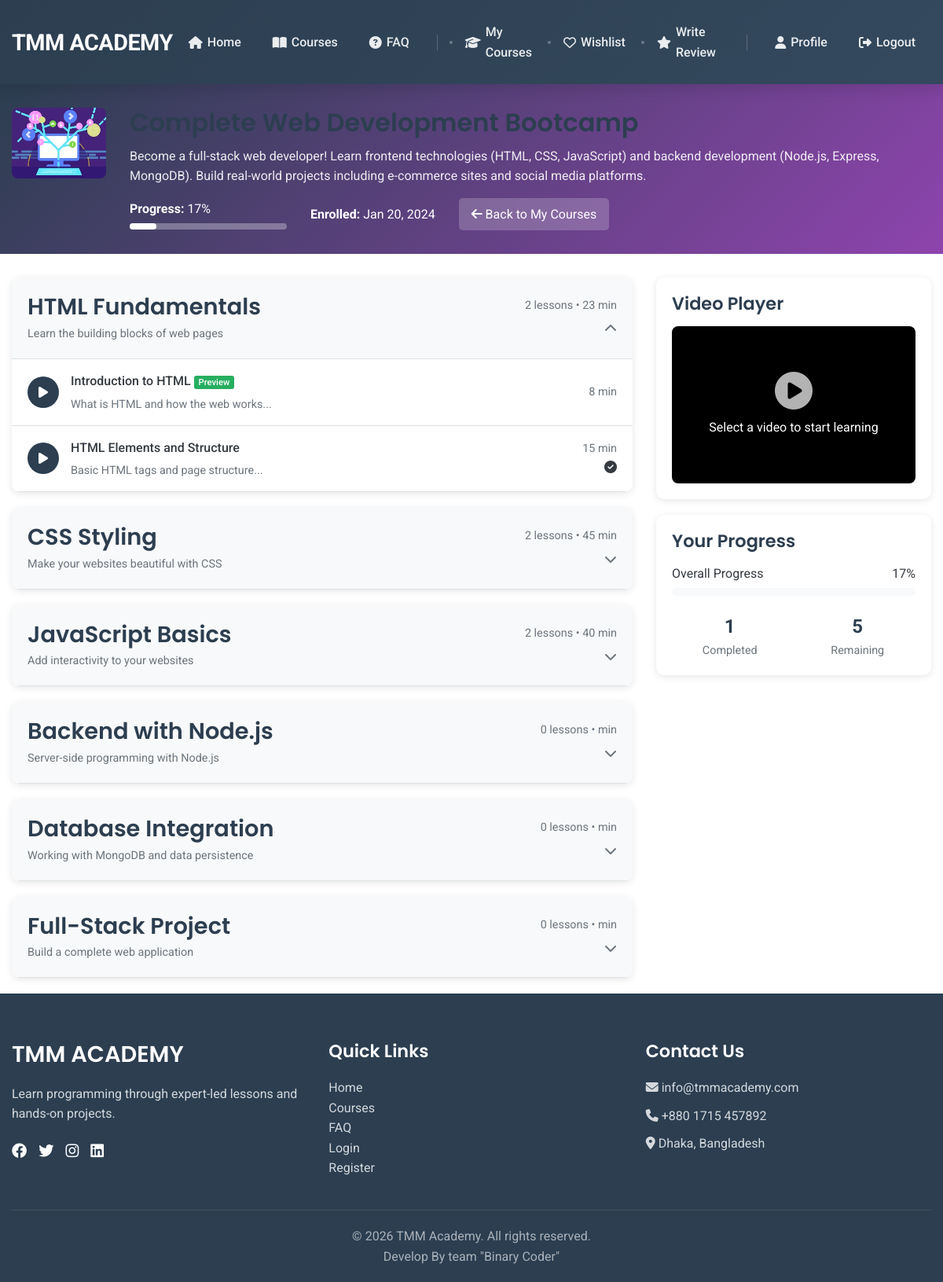
Page /user/learning.php?course=4 (signed in) on the committed database.
### tables this page shows
CREATE TABLE enrollments (
    id INT PRIMARY KEY AUTO_INCREMENT,
    user_id INT,
    course_id INT,
    enrolled_at TIMESTAMP DEFAULT CURRENT_TIMESTAMP,
    payment_status ENUM('pending', 'completed', 'failed', 'cancelled') DEFAULT 'pending',
    amount_paid DECIMAL(10,2) DEFAULT 0,
    transaction_id VARCHAR(100),
    payment_method ENUM('card', 'paypal', 'bank_transfer', 'free', 'demo') DEFAULT 'free',
    payment_gateway VARCHAR(50) DEFAULT 'demo',  
    payment_date TIMESTAMP NULL,
    refund_amount DECIMAL(10,2) DEFAULT 0,
    refund_date TIMESTAMP NULL,
    refund_reason TEXT,
    notes TEXT,
    created_at TIMESTAMP DEFAULT CURRENT_TIMESTAMP,
    updated_at TIMESTAMP DEFAULT CURRENT_TIMESTAMP ON UPDATE CURRENT_TIMESTAMP,
    FOREIGN KEY (user_id) REFERENCES users(id) ON DELETE CASCADE,
    FOREIGN KEY (course_id) REFERENCES courses(id) ON DELETE CASCADE,
    UNIQUE KEY unique_enrollment (user_id, course_id),
    INDEX idx_payment_status (payment_status),
    INDEX idx_payment_date (payment_date),
    INDEX idx_enrolled_at (enrolled_at)
);

CREATE TABLE courses (
    id INT PRIMARY KEY AUTO_INCREMENT,
    title VARCHAR(200) NOT NULL,
    slug VARCHAR(200) UNIQUE NOT NULL,
    category_id INT,
    instructor_id INT,
    short_description TEXT,
    full_description LONGTEXT,
    price DECIMAL(10,2) DEFAULT 0,
    discount_price DECIMAL(10,2),
    thumbnail VARCHAR(255),
    duration_hours INT,
    difficulty ENUM('beginner', 'intermediate', 'advanced') DEFAULT 'beginner',
    is_featured BOOLEAN DEFAULT FALSE,
    is_active BOOLEAN DEFAULT TRUE,
    created_at TIMESTAMP DEFAULT CURRENT_TIMESTAMP,
    updated_at TIMESTAMP DEFAULT CURRENT_TIMESTAMP ON UPDATE CURRENT_TIMESTAMP,
    FOREIGN KEY (category_id) REFERENCES categories(id),
    FOREIGN KEY (instructor_id) REFERENCES instructors(id)
);

CREATE TABLE modules (
    id INT PRIMARY KEY AUTO_INCREMENT,
    course_id INT,
    title VARCHAR(200) NOT NULL,
    description TEXT,
    module_order INT,
    FOREIGN KEY (course_id) REFERENCES courses(id) ON DELETE CASCADE
);

CREATE TABLE videos (
    id INT PRIMARY KEY AUTO_INCREMENT,
    module_id INT,
    title VARCHAR(200) NOT NULL,
    description TEXT,
    video_url VARCHAR(255),
    duration_minutes INT,
    video_order INT,
    is_preview BOOLEAN DEFAULT FALSE,
    FOREIGN KEY (module_id) REFERENCES modules(id) ON DELETE CASCADE
);

### user/learning.php (the view, shortened to what this page needs)
<?php
$course_id = isset($_GET['course']) ? (int)$_GET['course'] : 0;
$user_id = $_SESSION['user_id'];
$conn = getDBConnection();
$enrollment_sql = "SELECT e.*, c.title, c.slug, c.thumbnail, c.full_description
                   FROM enrollments e
                   JOIN courses c ON e.course_id = c.id
                   WHERE e.user_id = ? AND e.course_id = ? AND e.payment_status = 'completed'";
$enrollment_stmt = $conn->prepare($enrollment_sql);
$enrollment_stmt->bind_param("ii", $user_id, $course_id);
$enrollment_stmt->execute();
$enrollment_result = $enrollment_stmt->get_result();
$enrollment = $enrollment_result->fetch_assoc();
$course = $enrollment;
$modules_sql = "SELECT m.*,
                       (SELECT COUNT(*) FROM videos v WHERE v.module_id = m.id) as video_count,
                       (SELECT SUM(duration_minutes) FROM videos v WHERE v.module_id = m.id) as total_minutes
               FROM modules m WHERE m.course_id = ? ORDER BY m.module_order";
$modules_stmt = $conn->prepare($modules_sql);
$modules_stmt->bind_param("i", $course_id);
$modules_stmt->execute();
$modules_result = $modules_stmt->get_result();
$modules = [];
while ($module = $modules_result->fetch_assoc()) {
    $modules[] = $module;
}
$progress_sql = "SELECT video_id, progress_percentage FROM user_progress WHERE user_id = ? AND course_id = ?";
$progress_stmt = $conn->prepare($progress_sql);
$progress_stmt->bind_param("ii", $user_id, $course_id);
$progress_stmt->execute();
$progress_result = $progress_stmt->get_result();
$user_progress = [];
while ($progress = $progress_result->fetch_assoc()) {
    $user_progress[$progress['video_id']] = $progress['progress_percentage'];
}
$total_videos = 0;
$completed_videos = 0;
foreach ($modules as $module) {
    $videos_sql = "SELECT id FROM videos WHERE module_id = ?";
    $videos_stmt = $conn->prepare($videos_sql);
    $videos_stmt->bind_param("i", $module['id']);
    $videos_stmt->execute();
    $videos_result = $videos_stmt->get_result();
    while ($video = $videos_result->fetch_assoc()) {
        $total_videos++;
        if (isset($user_progress[$video['id']]) && $user_progress[$video['id']] >= 90) {
            $completed_videos++;
        }
    }
}
$overall_progress = $total_videos > 0 ? round(($completed_videos / $total_videos) * 100) : 0;
include '../includes/header.php';
?>
<div class="learning-container">
    <div class="course-header" style="background: linear-gradient(135deg, var(--primary-color) 0%, var(--secondary-color) 100%); color: white; padding: 30px 0; margin-bottom: 30px;">
        <div class="container">
            <div style="display: flex; gap: 30px; align-items: flex-start;">
                <img src="../assets/images/courses/<?php echo $course['thumbnail'] ?: 'default-course.jpg'; ?>"
                     alt="<?php echo $course['title']; ?>"
                     style="width: 120px; height: 90px; object-fit: cover; border-radius: 8px;">
                <div style="flex: 1;">
                    <h1 style="margin: 0 0 10px 0; font-size: 2rem;"><?php echo htmlspecialchars($course['title']); ?></h1>
                    <p style="margin: 0 0 15px 0; opacity: 0.9;"><?php echo htmlspecialchars($course['full_description']); ?></p>
                    <div style="display: flex; gap: 30px; align-items: center;">
                        <div>
                            <strong>Progress:</strong> <?php echo $overall_progress; ?>%
                            <div style="width: 200px; height: 8px; background: rgba(255,255,255,0.3); border-radius: 4px; margin-top: 5px;">
                                <div style="width: <?php echo $overall_progress; ?>%; height: 100%; background: white; border-radius: 4px;"></div>
                            </div>
                        </div>
                        <div><strong>Enrolled:</strong> <?php echo date('M j, Y', strtotime($enrollment['enrolled_at'])); ?></div>
                        <a href="my-courses.php" class="btn-back" style="background: rgba(255,255,255,0.2); color: white; padding: 8px 16px; border-radius: 5px; text-decoration: none;">
                            <i class="fas fa-arrow-left"></i> Back to My Courses
                        </a>
                    </div>
                </div>
            </div>
        </div>
    </div>
    <div class="container">
        <div class="learning-layout" style="display: grid; grid-template-columns: 1fr 350px; gap: 30px;">
            <div class="learning-content">
                <?php if (empty($modules)): ?>
                    <div class="empty-state" style="text-align: center; padding: 60px 20px; color: var(--gray-color);">
                        <i class="fas fa-book fa-4x" style="margin-bottom: 20px; opacity: 0.5;"></i>
                        <h3>Course content coming soon</h3>
                        <p>The course materials are being prepared. Check back later!</p>
                    </div>
                <?php else: ?>
                    <div class="course-modules">
                        <?php foreach ($modules as $module_index => $module):
                            $videos_sql = "SELECT * FROM videos WHERE module_id = ? ORDER BY video_order";
                            $videos_stmt = $conn->prepare($videos_sql);
                            $videos_stmt->bind_param("i", $module['id']);
                            $videos_stmt->execute();
                            $videos_result = $videos_stmt->get_result();
                            $videos = [];
                            while ($video = $videos_result->fetch_assoc()) {
                                $videos[] = $video;
                            }
                        ?>
                        <div class="module-card" style="background: white; border-radius: 10px; box-shadow: 0 2px 10px rgba(0,0,0,0.1); margin-bottom: 20px; overflow: hidden;">
                            <div class="module-header" style="background: var(--light-color); padding: 20px; border-bottom: 1px solid var(--border-color); cursor: pointer;" onclick="toggleModule(<?php echo $module_index; ?>)">
                                <div style="display: flex; justify-content: space-between; align-items: center;">
                                    <div>
                                        <h3 style="margin: 0 0 5px 0; color: var(--primary-color);"><?php echo htmlspecialchars($module['title']); ?></h3>
                                        <?php if ($module['description']): ?>
                                        <p style="margin: 0; color: var(--gray-color); font-size: 0.9rem;"><?php echo htmlspecialchars($module['description']); ?></p>
                                        <?php endif; ?>
                                    </div>
                                    <div style="text-align: right;">
                                        <div style="color: var(--gray-color); font-size: 0.9rem;">
                                            <?php echo count($videos); ?> lessons • <?php echo $module['total_minutes']; ?> min
                                        </div>
                                        <i class="fas fa-chevron-down" id="module-icon-<?php echo $module_index; ?>" style="margin-top: 10px; color: var(--gray-color);"></i>
                                    </div>
                                </div>
                            </div>
                            <div id="module-content-<?php echo $module_index; ?>" class="module-content" style="display: none;">
                                <?php if (empty($videos)): ?>
                                    <div style="padding: 20px; text-align: center; color: var(--gray-color);">
                                        <i class="fas fa-video-slash"></i> No videos available yet
                                    </div>
                                <?php else: ?>
                                    <?php foreach ($videos as $video): ?>
                                    <div class="video-item" style="padding: 15px 20px; border-bottom: 1px solid var(--border-color); display: flex; align-items: center; gap: 15px; cursor: pointer;" onclick="playVideo(<?php echo $video['id']; ?>, '<?php echo addslashes($video['title']); ?>', '<?php echo $video['video_url']; ?>')">
                                        <div class="video-play-icon" style="width: 40px; height: 40px; background: var(--primary-color); border-radius: 50%; display: flex; align-items: center; justify-content: center; color: white;">
                                            <i class="fas fa-play"></i>
                                        </div>
                                        <div style="flex: 1;">
                                            <div style="font-weight: 500; color: var(--dark-color); margin-bottom: 5px;">
                                                <?php echo htmlspecialchars($video['title']); ?>
                                                <?php if ($video['is_preview']): ?>
                                                <span style="background: var(--accent-color); color: white; padding: 2px 6px; border-radius: 3px; font-size: 0.7rem;">Preview</span>
                                                <?php endif; ?>
                                            </div>
                                            <?php if ($video['description']): ?>
                                            <div style="color: var(--gray-color); font-size: 0.9rem;">
                                                <?php echo htmlspecialchars(substr($video['description'], 0, 100)); ?>...
                                            </div>
                                            <?php endif; ?>
                                        </div>
                                        <div style="text-align: right;">
                                            <div style="color: var(--gray-color); font-size: 0.9rem;">
                                                <?php echo $video['duration_minutes']; ?> min
                                            </div>
                                            <?php
                                            $progress = isset($user_progress[$video['id']]) ? $user_progress[$video['id']] : 0;
                                            if ($progress >= 90) {
                                                echo '<i class="fas fa-check-circle" style="color: var(--success-color);"></i>';
                                            } elseif ($progress > 0) {
                                                echo '<i class="fas fa-play-circle" style="color: var(--warning-color);"></i>';
                                            }
                                            ?>
                                        </div>
                                    </div>
                                    <?php endforeach; ?>
                                <?php endif; ?>
                            </div>
                        </div>
                        <?php endforeach; ?>
                    </div>
                <?php endif; ?>
            </div>
            <div class="learning-sidebar">
                <div class="video-player-card" style="background: white; border-radius: 10px; box-shadow: 0 2px 10px rgba(0,0,0,0.1); padding: 20px; margin-bottom: 20px;">
                    <h4 style="margin-bottom: 15px; color: var(--primary-color);">Video Player</h4>
                    <div id="video-player" style="background: #000; border-radius: 8px; height: 200px; display: flex; align-items: center; justify-content: center; color: white;">
                        <div style="text-align: center;">
                            <i class="fas fa-play-circle fa-3x" style="margin-bottom: 10px; opacity: 0.7;"></i>
                            <p>Select a video to start learning</p>
                        </div>
                    </div>
                </div>
                <div class="progress-card" style="background: white; border-radius: 10px; box-shadow: 0 2px 10px rgba(0,0,0,0.1); padding: 20px;">
                    <h4 style="margin-bottom: 15px; color: var(--primary-color);">Your Progress</h4>
                    <div style="margin-bottom: 20px;">
                        <div style="display: flex; justify-content: space-between; margin-bottom: 5px;">
                            <span>Overall Progress</span>
                            <span><?php echo $overall_progress; ?>%</span>
                        </div>
                        <div style="width: 100%; height: 10px; background: var(--light-color); border-radius: 5px;">
                            <div style="width: <?php echo $overall_progress; ?>%; height: 100%; background: linear-gradient(90deg, var(--accent-color) 0%, var(--success-color) 100%); border-radius: 5px;"></div>
                        </div>
                    </div>
                    <div style="display: grid; grid-template-columns: 1fr 1fr; gap: 15px; text-align: center;">
                        <div>
                            <div style="font-size: 1.5rem; font-weight: 700; color: var(--primary-color);"><?php echo $completed_videos; ?></div>
                            <div style="color: var(--gray-color); font-size: 0.9rem;">Completed</div>
                        </div>
                        <div>
                            <div style="font-size: 1.5rem; font-weight: 700; color: var(--primary-color);"><?php echo $total_videos - $completed_videos; ?></div>
                            <div style="color: var(--gray-color); font-size: 0.9rem;">Remaining</div>
                        </div>
                    </div>
                </div>
            </div>
        </div>
    </div>
</div>
<?php include '../includes/footer.php'; ?>

### rows in the picture
enrollments: course.thumbnail (picture), course.title "Complete Web Development Bootcamp", course.full_description "Become a full-stack web developer! Learn frontend technologies (HTML, CSS, JavaScript) and backend development (Node.js, Express, MongoDB). Build real-world projects including e-commerce sites and social media platforms.", enrolled_at "Jan 20, 2024"
modules: title "HTML Fundamentals", description "Learn the building blocks of web pages", count($videos) "2", total_minutes "23"
videos: title "Introduction to HTML", is_preview "Preview", description "What is HTML and how the web works", duration_minutes "8"
videos: title "HTML Elements and Structure", description "Basic HTML tags and page structure", duration_minutes "15"
modules: title "CSS Styling", description "Make your websites beautiful with CSS", count($videos) "2", total_minutes "45"
modules: title "JavaScript Basics", description "Add interactivity to your websites", count($videos) "2", total_minutes "40"
modules: title "Backend with Node.js", description "Server-side programming with Node.js", count($videos) "0"
modules: title "Database Integration", description "Working with MongoDB and data persistence", count($videos) "0"
modules: title "Full-Stack Project", description "Build a complete web application", count($videos) "0"

### other values in the picture
$overall_progress "17"
$completed_videos "1"
$total_videos - $completed_videos "5"
